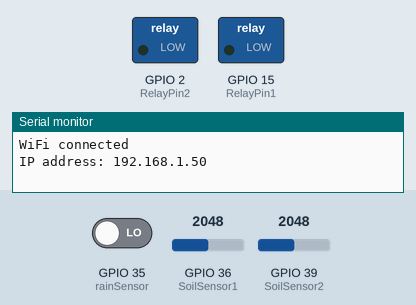
Bench run of a sketch on a simulated ESP32. Shown: switched loads named in the sketch (green lamp = pin HIGH), the last lines printed to the serial monitor. The test bench sets the inputs (shaded band); at power-on: GPIO 35 (rainSensor) LOW, GPIO 36 (SoilSensor1) = 2048, GPIO 39 (SoilSensor2) = 2048. WiFi joins after 1.5 s; servers stay silent unless stated.

Above: at 3.3 s.
3.4 s: GPIO 35 (rainSensor) driven HIGH
At 6.06 s:
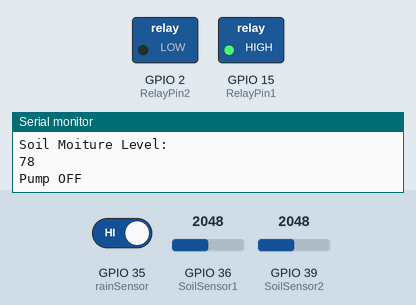
At 7.1 s:
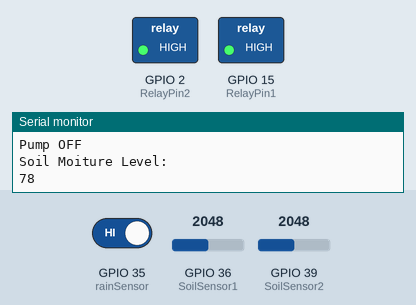
Timing chart, 0 to 8.6 s (numbered marks = the images above; inputs shaded):
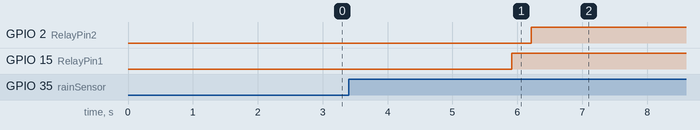

Measured:
- after the input at 3.4 s, GPIO 2 (RelayPin2): LOW → HIGH after 2.8 s; GPIO 15 (RelayPin1): LOW → HIGH after 2.5 s

The sketch:

Anis_FYP.ino
```cpp
#define BLYNK_TEMPLATE_ID "TMPLRhSvXcTB"
#define BLYNK_DEVICE_NAME "Anis FYP"
#define BLYNK_AUTH_TOKEN "7F6-PHH5O1l0t8ZMPSVqXE7dJXSFbSq0"

#define BLYNK_PRINT Serial

#include <WiFi.h>
#include <WiFiClient.h>
#include <BlynkSimpleEsp32.h>

#include <WiFiClientSecure.h>
#include <UniversalTelegramBot.h>
#include <ArduinoJson.h>

// Initialize Telegram BOT
#define BOTtoken "2009933213:AAGjSOKIea96DVEjrx8KGlkpl2Q-mOJuUMY"  // your Bot Token (Get from Botfather)

// Use @myidbot to find out the chat ID of an individual or a group
// Also note that you need to click "start" on a bot before it can
// message you
#define CHAT_ID "824154400"
#define rainSensor 35 //D35

#define VPIN_BUTTON_1  V1
#define VPIN_BUTTON_2  V2

// define the GPIO connected with Relays and switches
#define RelayPin1 15 //D15
#define RelayPin2 2 //D2

char auth[] = BLYNK_AUTH_TOKEN;

// Your WiFi credentials.
// Set password to "" for open networks.
char ssid[] = "AnisAziz";
char pass[] = "anisaziz";

WiFiClientSecure client;
UniversalTelegramBot bot(BOTtoken, client);

int SoilSensor1 = A0;
int Soilsensorvalue1 = 0;
int Soiloutputvalue1 = 0;

int SoilSensor2 = A3;
int Soilsensorvalue2 = 0;
int Soiloutputvalue2 = 0;

int rainSensorVal;

int toggleState_1 = 0; //Define integer to remember the toggle state for relay 1
int toggleState_2 = 0; //Define integer to remember the toggle state for relay 2


BlynkTimer timer;

BLYNK_CONNECTED()
{
    // Request the latest state from the server
    Blynk.syncVirtual(VPIN_BUTTON_1);
    Blynk.syncVirtual(VPIN_BUTTON_2);
}

// When App button is pushed - switch the state
BLYNK_WRITE(VPIN_BUTTON_1)
{
  toggleState_1 = param.asInt();
  digitalWrite(RelayPin1, toggleState_1);
}

BLYNK_WRITE(VPIN_BUTTON_2)
{
  toggleState_2 = param.asInt();
  digitalWrite(RelayPin2, toggleState_2);
}


void automation1()
{
    if (Soiloutputvalue1>65)
    {
      delay(2000);

      digitalWrite(RelayPin1, HIGH); // turn Off relay 1
      toggleState_1 = 1;
      Serial.println("Pump OFF");
      bot.sendMessage(CHAT_ID, "Pump 1 is Turning Off", "");
      Blynk.virtualWrite(VPIN_BUTTON_1, toggleState_1);   // Update Button Widget
    }

    else if (Soiloutputvalue1<25)
    {
      delay(2000);

      digitalWrite(RelayPin1, LOW); // turn On relay 1
      toggleState_1 = 0;
      Serial.println("Pump ON");
      bot.sendMessage(CHAT_ID, "Pump 1 is turning ON", "");
      Blynk.virtualWrite(VPIN_BUTTON_1, toggleState_1);   // Update Button Widget
    }
}

void automation2()
{
    if (Soiloutputvalue2>65)
    {
      digitalWrite(RelayPin2, HIGH); // turn off relay 2
      toggleState_2 = 1;
      Serial.println("Pump OFF");
      bot.sendMessage(CHAT_ID, "Pump 2 is turning OFF", "");
      Blynk.virtualWrite(VPIN_BUTTON_2, toggleState_2);   // Update Button Widget
    }

    else if (Soiloutputvalue2<25)
    {
      delay(2000);

      digitalWrite(RelayPin2, LOW); // turn on relay 2
      toggleState_2 = 0;
      Serial.println("Pump ON");
      bot.sendMessage(CHAT_ID, "Pump 2 is turning ON", "");
      Blynk.virtualWrite(VPIN_BUTTON_2, toggleState_2);   // Update Button Widget
    }
}

void setup()
{
  Serial.begin(115200); /* Define baud rate for serial communication */
  //Relay Pin
  pinMode(RelayPin1, OUTPUT);
  pinMode(RelayPin2, OUTPUT);

  //During Starting all Relays should TURN OFF
  digitalWrite(RelayPin1, toggleState_1);
  digitalWrite(RelayPin2, toggleState_2);

 //Rain Sensor
  pinMode(rainSensor,INPUT);

  Blynk.begin(auth, ssid, pass);

  WiFi.mode(WIFI_STA);
  WiFi.begin(ssid, pass);
  client.setCACert(TELEGRAM_CERTIFICATE_ROOT); // Add root certificate for api.telegram.org

  Serial.println("");
  Serial.println("WiFi connected");
  Serial.print("IP address: ");
  Serial.println(WiFi.localIP());

bot.sendMessage(CHAT_ID, "Bot started up", "");
}

void loop()
{
    //Soil Moisture Sensor Read And Print
    Soilsensorvalue1=analogRead(SoilSensor1);
    Soiloutputvalue1=map(Soilsensorvalue1,4095,1500,0,100); //100,0 pottupaaru
    Soilsensorvalue2=analogRead(SoilSensor2);
    Soiloutputvalue2=map(Soilsensorvalue2,4095,1500,0,100); //100,0 pottupaaru
    //Rain Sensor Read and Print
    rainSensorVal = digitalRead(rainSensor);


     if(rainSensorVal==1)
    {
        Serial.println("Soil Moiture Level:");
        Serial.println(Soiloutputvalue1);
        automation1();

        Serial.println("Soil Moiture Level:");
        Serial.println(Soiloutputvalue2);
        automation2();

    }

    else if(rainSensorVal==0)
    {
        bot.sendMessage(CHAT_ID, "Raining", "");
        bot.sendMessage(CHAT_ID, "Please turn OFF both Pump if It is turning ON", "");

    }


    Blynk.virtualWrite(V4,Soiloutputvalue1);
    Blynk.virtualWrite(V5,Soiloutputvalue2);
    Blynk.virtualWrite(V7,rainSensorVal);

    Blynk.run();
}
```
